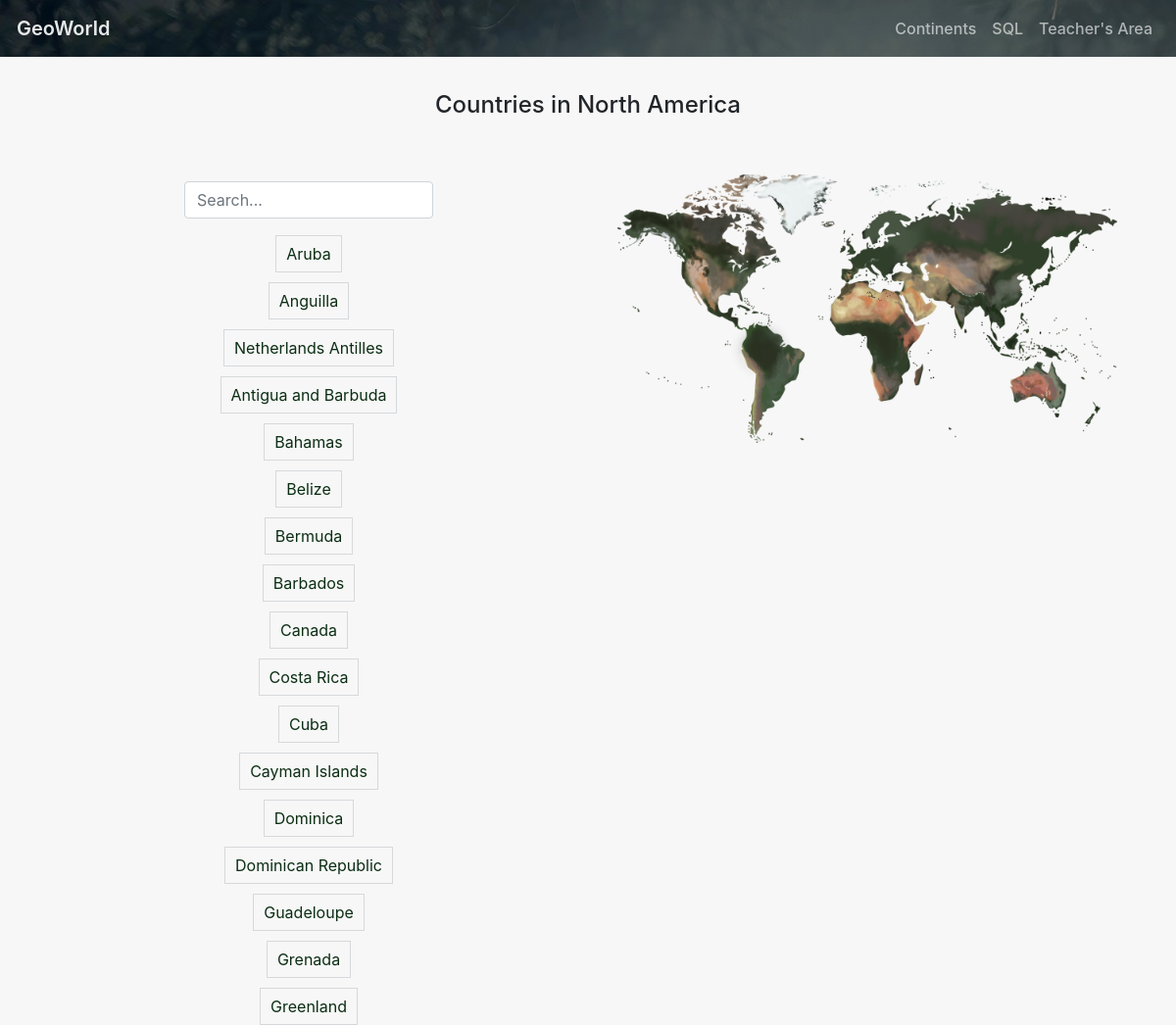
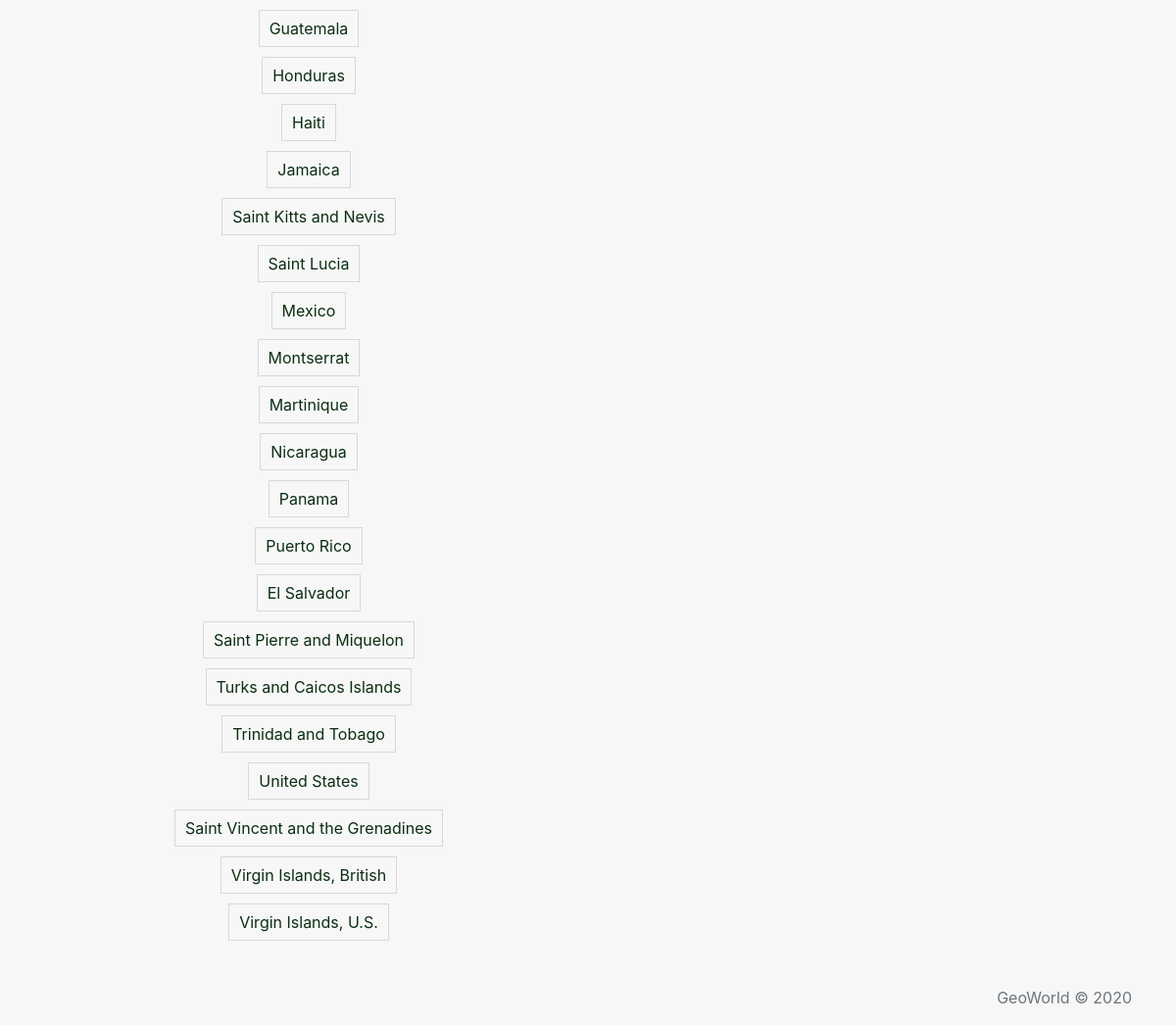
Page /countries.php?continent=North America on the committed database (2 pictures, top to bottom).
### tables this page shows
CREATE TABLE `Country`
(
    `id`             int(11)                                                                                NOT NULL AUTO_INCREMENT,
    `Code`           char(3)                                                                                         DEFAULT NULL,
    `Name`           char(52)                                                                               NOT NULL DEFAULT '',
    `Continent`      enum ('Asia','Europe','North America','Africa','Oceania','Antarctica','South America') NOT NULL DEFAULT 'Asia',
    `Region`         char(26)                                                                               NOT NULL DEFAULT '',
    `SurfaceArea`    float(10, 2)                                                                           NOT NULL DEFAULT '0.00',
    `IndepYear`      smallint(6)                                                                                     DEFAULT NULL,
    `Population`     int(11)                                                                                NOT NULL DEFAULT '0',
    `LifeExpectancy` float(3, 1)                                                                                     DEFAULT NULL,
    `GNP`            float(10, 2)                                                                                    DEFAULT NULL,
    `GNPOld`         float(10, 2)                                                                                    DEFAULT NULL,
    `LocalName`      char(45)                                                                               NOT NULL DEFAULT '',
    `GovernmentForm` char(45)                                                                               NOT NULL DEFAULT '',
    `HeadOfState`    char(60)                                                                                        DEFAULT NULL,
    `Capital`        int(11)                                                                                         DEFAULT NULL,
    `Code2`          char(2)                                                                                NOT NULL DEFAULT '',
    PRIMARY KEY (`id`) USING BTREE
);

### func/functions.php (called while the page is built, shortened)
<?php
require_once 'db.php';
function getCountriesByContinent($continent){
  global $dataDB;
  $prepare = $dataDB->prepare("SELECT * FROM Country WHERE continent = :cont");
  $prepare->bindValue(':cont', $continent, PDO::PARAM_STR);
  $prepare->execute();
  return $prepare->fetchAll();
}

### countries.php (the view, shortened to what this page needs)
<?php
require_once 'func/functions.php';
if (!empty($_GET['continent'])) {
    $continent = $_GET['continent'];
    $continentExist = verifContinent($continent);
    if ($continentExist) {
        $countries = getCountriesByContinent($continent);
    } else {
        header("Location: notFound.php");
        exit();
    }
} else {
    header("Location: notFound.php");
    exit();
}
?>
<?php require_once 'inc/header.php'; ?>
<main role="main" class="flex-shrink-0">
    <div class="container">
        <h4 class="text-center">Countries in <?php echo $continent ?> </h4>
        <div class="row">
            <div class="col-sm-6">
                <p></p><br>
                <div class="table-responsive">
                    <nav style="padding-top: 15px; padding-bottom: 12px;" class="navbar navbar-expand-md">
                        <input class="form-control col-md-6 offset-md-3" type="text" id="mySearch" onkeyup="myFunction()" placeholder="Search...">
                    </nav>
                    <table id="myMenu" class="table table-borderless">
                        <tbody>
                        <?php foreach ($countries as $indice => $country): ?>
                            <tr align="center">
                                <td><a class="counttab" href="view.php?country=<?php echo $country->id; ?>"><?php echo $country->Name; ?></a></td>
                            </tr>
                        <?php endforeach; ?>
                        </tbody>
                    </table>
                </div>
            </div>
            <div class="col-sm-6 "><br><br>
                <div class="col-sm-12">
                    <img src="img/cont.png" class="d-block w-100"><br>
                </div>
            </div>
        </div>
</main>
<?php require_once 'inc/footer.php'; ?>

### css/style.css (style rules this page uses)
body { background-color: #f7f7f7; }
main { padding-top: 35px; padding-bottom: 25px; }
.counttab { color: #0b2e13; border: 1px solid #d6d8db; padding: 8px 10px 8px 10px; }

### rows in the picture
country: Name "Aruba"
country: Name "Anguilla"
country: Name "Netherlands Antilles"
country: Name "Antigua and Barbuda"
country: Name "Bahamas"
country: Name "Belize"
country: Name "Bermuda"
country: Name "Barbados"
country: Name "Canada"
country: Name "Costa Rica"
country: Name "Cuba"
country: Name "Cayman Islands"
country: Name "Dominica"
country: Name "Dominican Republic"
country: Name "Guadeloupe"
country: Name "Grenada"
country: Name "Greenland"
country: Name "Guatemala"
country: Name "Honduras"
country: Name "Haiti"
country: Name "Jamaica"
country: Name "Saint Kitts and Nevis"
country: Name "Saint Lucia"
country: Name "Mexico"
country: Name "Montserrat"
country: Name "Martinique"
country: Name "Nicaragua"
country: Name "Panama"
country: Name "Puerto Rico"
country: Name "El Salvador"
country: Name "Saint Pierre and Miquelon"
country: Name "Turks and Caicos Islands"
country: Name "Trinidad and Tobago"
country: Name "United States"
country: Name "Saint Vincent and the Grenadines"
country: Name "Virgin Islands, British"
country: Name "Virgin Islands, U.S."

### other values in the picture
$continent "North America"
